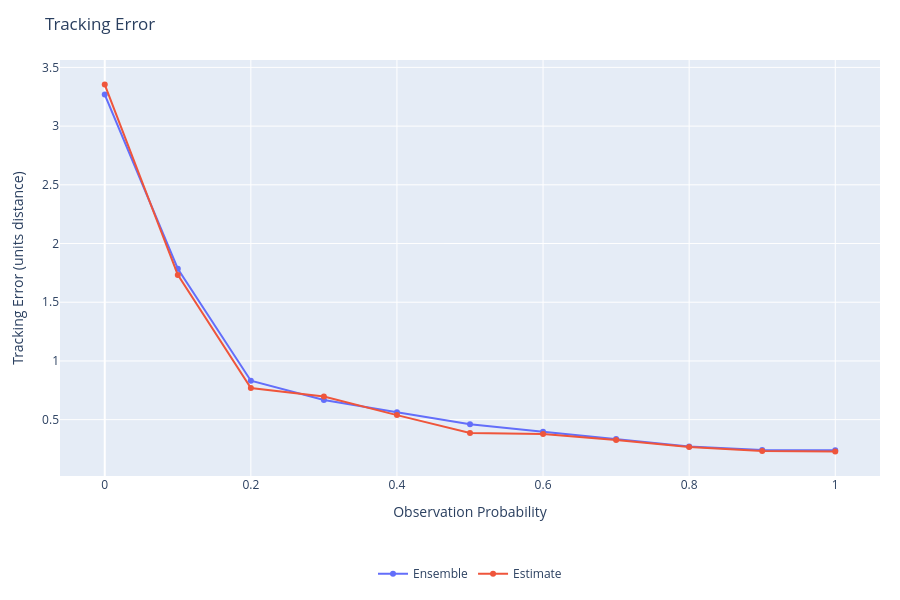
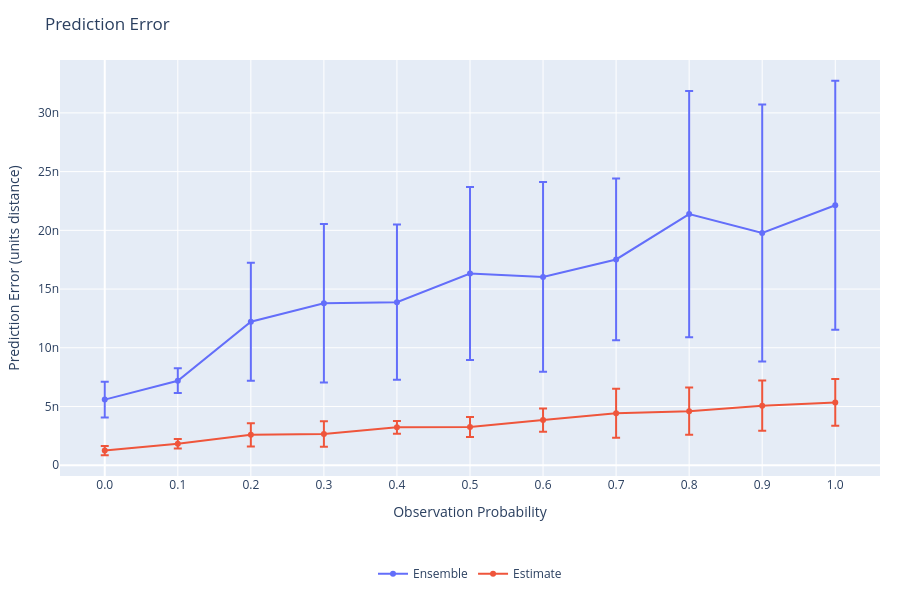
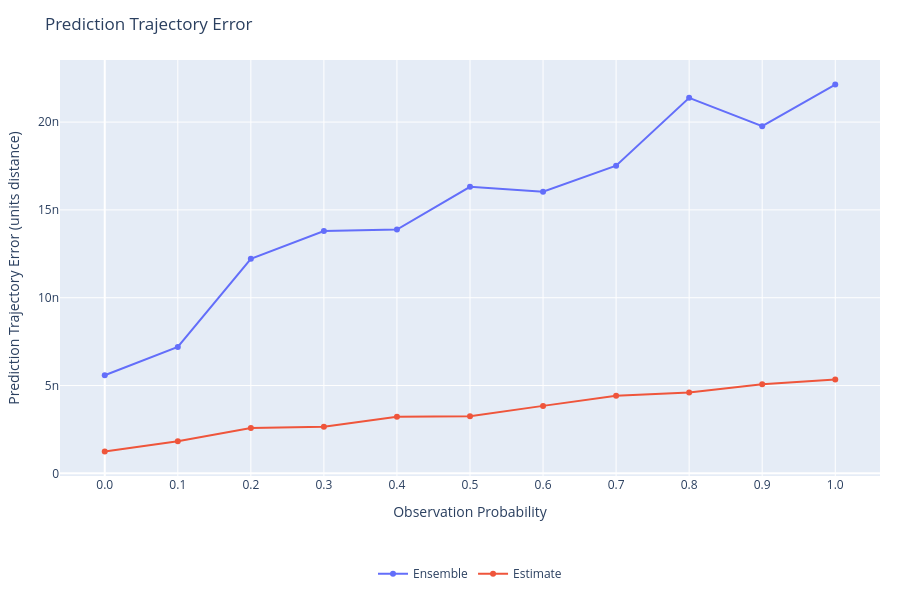
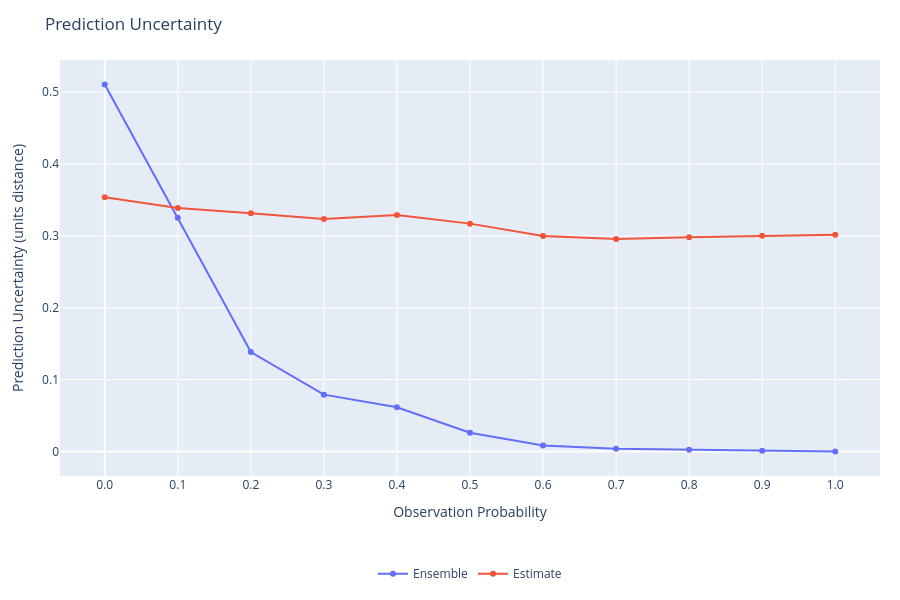

Here is the notebook cell these charts were saved with, in order:
### Code cell
%reload_ext autoreload
%autoreload 2
from plots import *
import numpy as np

x_key = 'observation_probability'

# Data for plotting
plots = {
    'tracking_error_mean': {
        'title': 'Tracking Error',
        'ylabel': 'Tracking Error (units distance)',
        'xlabel': 'Observation Probability',
        # Average over all episodes and all timesteps.
        'y': {
            series: [np.mean(output[series][experiment]['tracking_error_mean']) for experiment in output[series]]
                for series in output
        }
    },
    'prediction_error_mean': {
        'title': 'Prediction Error',
        'ylabel': 'Prediction Error (units distance)',
        'xlabel': 'Observation Probability',
        'x': {series: get_x_radii(series, output, x_key) for series in output},
        # Average over all episodes and all timesteps.
        'y': {
            series: [np.mean(output[series][exp]['prediction_error_mean']) for exp in sorted_experiments(series, output, x_key)]
                for series in output if not next(iter(output[series].values())).attrs['prediction_disable']
        },
        'y_std': {
            series: [np.std(np.mean(output[series][exp]['prediction_error_mean'], axis=tuple(range(1, output[series][exp]['prediction_error_mean'].ndim)))) for exp in sorted_experiments(series, output, x_key)]
                for series in output if not next(iter(output[series].values())).attrs['prediction_disable']
        }
    },
    'prediction_trajectory_error_mean': {
        'title': 'Prediction Trajectory Error',
        'ylabel': 'Prediction Trajectory Error (units distance)',
        'xlabel': 'Observation Probability',
        'x': {series: get_x_radii(series, output, x_key) for series in output},
        # Average over all episodes and all timesteps.
        'y': {
            series: [np.mean(output[series][exp]['prediction_trajectory_error_mean']) for exp in sorted_experiments(series, output, x_key)]
                for series in output if not next(iter(output[series].values())).attrs['prediction_disable']
        }
    },
    'prediction_uncertainty_mean': {
        'title': 'Prediction Uncertainty',
        'ylabel': 'Prediction Uncertainty (units distance)',
        'xlabel': 'Observation Probability',
        'x': {series: get_x_radii(series, output, x_key) for series in output},
        # Average over all episodes and all timesteps.
        'y': {
            series: [np.mean(output[series][exp]['prediction_uncertainty_mean']) for exp in sorted_experiments(series, output, x_key)]
                for series in output if not next(iter(output[series].values())).attrs['prediction_disable']
        }
    },
    'prediction_uncertainty_gap_mean': {
        'title': 'Prediction Uncertainty Gap',
        'ylabel': 'Prediction Uncertainty Gap (units distance)',
        'xlabel': 'Observation Probability',
        'x': {series: get_x_radii(series, output, x_key) for series in output},
        # Average over all episodes and all timesteps.
        'y': {
            series: [np.mean(output[series][exp]['prediction_uncertainty_gap_mean']) for exp in sorted_experiments(series, output, x_key)]
                for series in output if not next(iter(output[series].values())).attrs['prediction_disable']
        }
    },
    'prediction_uncertainty_gap_min': {
        'title': 'Prediction Uncertainty Gap (Min)',
        'ylabel': 'Prediction Uncertainty Gap Min (units distance)',
        'xlabel': 'Observation Probability',
        'x': {series: get_x_radii(series, output, x_key) for series in output},
        # Average over all episodes and all timesteps.
        'y': {
            series: [np.mean(output[series][exp]['prediction_uncertainty_gap_min']) for exp in sorted_experiments(series, output, x_key)]
                for series in output if not next(iter(output[series].values())).attrs['prediction_disable']
        }
    },
    'prediction_uncertainty_gap_max': {
        'title': 'Prediction Uncertainty Gap (Max)',
        'ylabel': 'Prediction Uncertainty Gap Max (units distance)',
        'xlabel': 'Observation Probability',
        'x': {series: get_x_radii(series, output, x_key) for series in output},
        # Average over all episodes and all timesteps.
        'y': {
            series: [np.mean(output[series][exp]['prediction_uncertainty_gap_max']) for exp in sorted_experiments(series, output, x_key)]
                for series in output if not next(iter(output[series].values())).attrs['prediction_disable']
        }
    }
}

# Miscelaneous statistics.
timesteps = [np.max([np.max(output[series][experiment]['deltaSteps'].shape[1]) for experiment in output[series]]) for series in output]

plot(plots, timesteps=timesteps)

### Figure 1 — Plotly figure (JSON) as saved in the notebook; plotly's stock layout.template omitted (floating-point values rounded to 4 significant figures)
{"data": [{"hovertemplate": "%{x:.2f}: %{y:.4f}<extra></extra>", "mode": "lines+markers", "name": "Ensemble", "type": "scatter", "x": [0.0, 0.1, 0.2, 0.3, 0.4, 0.5, 0.6, 0.7, 0.8, 0.9, 1.0], "y": [3.268, 1.785, 0.8319, 0.6672, 0.5633, 0.4608, 0.3968, 0.336, 0.2717, 0.2422, 0.2394]}, {"hovertemplate": "%{x:.2f}: %{y:.4f}<extra></extra>", "mode": "lines+markers", "name": "Estimate", "type": "scatter", "x": [0.0, 0.1, 0.2, 0.3, 0.4, 0.5, 0.6, 0.7, 0.8, 0.9, 1.0], "y": [3.354, 1.733, 0.7692, 0.6976, 0.5386, 0.3866, 0.3782, 0.3271, 0.2662, 0.2335, 0.2292]}], "layout": {"autosize": true, "height": 600, "hovermode": "closest", "legend": {"orientation": "h", "x": 0.5, "xanchor": "center", "y": -0.2, "yanchor": "top"}, "margin": {"b": 120, "l": 60, "r": 20, "t": 60}, "showlegend": true, "title": {"text": "Tracking Error"}, "xaxis": {"title": {"text": "Observation Probability"}}, "yaxis": {"title": {"text": "Tracking Error (units distance)"}}}}

### Figure 2 — Plotly figure (JSON) as saved in the notebook; plotly's stock layout.template omitted (floating-point values rounded to 4 significant figures)
{"data": [{"error_y": {"array": [1.515e-09, 1.054e-09, 5.016e-09, 6.749e-09, 6.607e-09, 7.365e-09, 8.079e-09, 6.884e-09, 1.048e-08, 1.095e-08, 1.06e-08], "type": "data", "visible": true}, "hovertemplate": "%{x:.2f}: %{y:.4f}<extra></extra>", "mode": "lines+markers", "name": "Ensemble", "type": "scatter", "x": [0, 0.1, 0.2, 0.3, 0.4, 0.5, 0.6, 0.7, 0.8, 0.9, 1], "y": [5.585e-09, 7.194e-09, 1.221e-08, 1.38e-08, 1.388e-08, 1.632e-08, 1.603e-08, 1.752e-08, 2.138e-08, 1.977e-08, 2.214e-08]}, {"error_y": {"array": [3.956e-10, 3.945e-10, 9.94e-10, 1.079e-09, 5.46e-10, 8.475e-10, 9.933e-10, 2.089e-09, 2.01e-09, 2.142e-09, 1.981e-09], "type": "data", "visible": true}, "hovertemplate": "%{x:.2f}: %{y:.4f}<extra></extra>", "mode": "lines+markers", "name": "Estimate", "type": "scatter", "x": [0, 0.1, 0.2, 0.3, 0.4, 0.5, 0.6, 0.7, 0.8, 0.9, 1], "y": [1.248e-09, 1.827e-09, 2.586e-09, 2.657e-09, 3.224e-09, 3.253e-09, 3.842e-09, 4.417e-09, 4.601e-09, 5.067e-09, 5.35e-09]}], "layout": {"autosize": true, "height": 600, "hovermode": "closest", "legend": {"orientation": "h", "x": 0.5, "xanchor": "center", "y": -0.2, "yanchor": "top"}, "margin": {"b": 120, "l": 60, "r": 20, "t": 60}, "showlegend": true, "title": {"text": "Prediction Error"}, "xaxis": {"ticktext": ["0.0", "0.1", "0.2", "0.3", "0.4", "0.5", "0.6", "0.7", "0.8", "0.9", "1.0"], "tickvals": [0, 0.1, 0.2, 0.3, 0.4, 0.5, 0.6, 0.7, 0.8, 0.9, 1], "title": {"text": "Observation Probability"}}, "yaxis": {"title": {"text": "Prediction Error (units distance)"}}}}

### Figure 3 — Plotly figure (JSON) as saved in the notebook; plotly's stock layout.template omitted (floating-point values rounded to 4 significant figures)
{"data": [{"hovertemplate": "%{x:.2f}: %{y:.4f}<extra></extra>", "mode": "lines+markers", "name": "Ensemble", "type": "scatter", "x": [0, 0.1, 0.2, 0.3, 0.4, 0.5, 0.6, 0.7, 0.8, 0.9, 1], "y": [5.585e-09, 7.194e-09, 1.221e-08, 1.38e-08, 1.388e-08, 1.632e-08, 1.603e-08, 1.752e-08, 2.138e-08, 1.977e-08, 2.214e-08]}, {"hovertemplate": "%{x:.2f}: %{y:.4f}<extra></extra>", "mode": "lines+markers", "name": "Estimate", "type": "scatter", "x": [0, 0.1, 0.2, 0.3, 0.4, 0.5, 0.6, 0.7, 0.8, 0.9, 1], "y": [1.248e-09, 1.827e-09, 2.586e-09, 2.657e-09, 3.224e-09, 3.253e-09, 3.842e-09, 4.417e-09, 4.601e-09, 5.067e-09, 5.35e-09]}], "layout": {"autosize": true, "height": 600, "hovermode": "closest", "legend": {"orientation": "h", "x": 0.5, "xanchor": "center", "y": -0.2, "yanchor": "top"}, "margin": {"b": 120, "l": 60, "r": 20, "t": 60}, "showlegend": true, "title": {"text": "Prediction Trajectory Error"}, "xaxis": {"ticktext": ["0.0", "0.1", "0.2", "0.3", "0.4", "0.5", "0.6", "0.7", "0.8", "0.9", "1.0"], "tickvals": [0, 0.1, 0.2, 0.3, 0.4, 0.5, 0.6, 0.7, 0.8, 0.9, 1], "title": {"text": "Observation Probability"}}, "yaxis": {"title": {"text": "Prediction Trajectory Error (units distance)"}}}}

### Figure 4 — Plotly figure (JSON) as saved in the notebook; plotly's stock layout.template omitted (floating-point values rounded to 4 significant figures)
{"data": [{"hovertemplate": "%{x:.2f}: %{y:.4f}<extra></extra>", "mode": "lines+markers", "name": "Ensemble", "type": "scatter", "x": [0, 0.1, 0.2, 0.3, 0.4, 0.5, 0.6, 0.7, 0.8, 0.9, 1], "y": [0.5105, 0.325, 0.1383, 0.07906, 0.0615, 0.02596, 0.008227, 0.003594, 0.002393, 0.0008873, 1.097e-14]}, {"hovertemplate": "%{x:.2f}: %{y:.4f}<extra></extra>", "mode": "lines+markers", "name": "Estimate", "type": "scatter", "x": [0, 0.1, 0.2, 0.3, 0.4, 0.5, 0.6, 0.7, 0.8, 0.9, 1], "y": [0.3537, 0.3389, 0.3314, 0.3235, 0.3288, 0.317, 0.2996, 0.2955, 0.2982, 0.3001, 0.3013]}], "layout": {"autosize": true, "height": 600, "hovermode": "closest", "legend": {"orientation": "h", "x": 0.5, "xanchor": "center", "y": -0.2, "yanchor": "top"}, "margin": {"b": 120, "l": 60, "r": 20, "t": 60}, "showlegend": true, "title": {"text": "Prediction Uncertainty"}, "xaxis": {"ticktext": ["0.0", "0.1", "0.2", "0.3", "0.4", "0.5", "0.6", "0.7", "0.8", "0.9", "1.0"], "tickvals": [0, 0.1, 0.2, 0.3, 0.4, 0.5, 0.6, 0.7, 0.8, 0.9, 1], "title": {"text": "Observation Probability"}}, "yaxis": {"title": {"text": "Prediction Uncertainty (units distance)"}}}}
